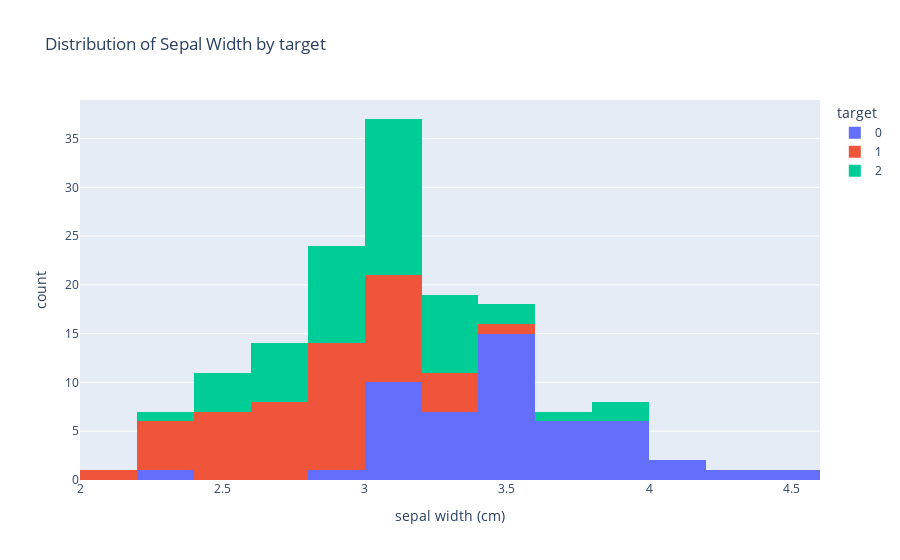

The notebook cell saved with this chart:
### Code cell
#  Interactive Histogram: Distribution of Sepal Width
fig_hist = px.histogram(df, x='sepal width (cm)', color='target',
                        nbins=20, title='Distribution of Sepal Width by target')
fig_hist.show()

### Figure 1 — Plotly figure (JSON) as saved in the notebook; plotly's stock layout.template omitted (floating-point values rounded to 4 significant figures)
{"data": [{"bingroup": "x", "hovertemplate": "target=0<br>sepal width (cm)=%{x}<br>count=%{y}<extra></extra>", "legendgroup": "0", "marker": {"color": "#636efa", "pattern": {"shape": ""}}, "name": "0", "nbinsx": 20, "orientation": "v", "showlegend": true, "type": "histogram", "x": [3.5, 3.0, 3.2, 3.1, 3.6, 3.9, 3.4, 3.4, 2.9, 3.1, 3.7, 3.4, 3.0, 3.0, 4.0, 4.4, 3.9, 3.5, 3.8, 3.8, 3.4, 3.7, 3.6, 3.3, 3.4, 3.0, 3.4, 3.5, 3.4, 3.2, 3.1, 3.4, 4.1, 4.2, 3.1, 3.2, 3.5, 3.6, 3.0, 3.4, 3.5, 2.3, 3.2, 3.5, 3.8, 3.0, 3.8, 3.2, 3.7, 3.3], "xaxis": "x", "yaxis": "y"}, {"bingroup": "x", "hovertemplate": "target=1<br>sepal width (cm)=%{x}<br>count=%{y}<extra></extra>", "legendgroup": "1", "marker": {"color": "#EF553B", "pattern": {"shape": ""}}, "name": "1", "nbinsx": 20, "orientation": "v", "showlegend": true, "type": "histogram", "x": [3.2, 3.2, 3.1, 2.3, 2.8, 2.8, 3.3, 2.4, 2.9, 2.7, 2.0, 3.0, 2.2, 2.9, 2.9, 3.1, 3.0, 2.7, 2.2, 2.5, 3.2, 2.8, 2.5, 2.8, 2.9, 3.0, 2.8, 3.0, 2.9, 2.6, 2.4, 2.4, 2.7, 2.7, 3.0, 3.4, 3.1, 2.3, 3.0, 2.5, 2.6, 3.0, 2.6, 2.3, 2.7, 3.0, 2.9, 2.9, 2.5, 2.8], "xaxis": "x", "yaxis": "y"}, {"bingroup": "x", "hovertemplate": "target=2<br>sepal width (cm)=%{x}<br>count=%{y}<extra></extra>", "legendgroup": "2", "marker": {"color": "#00cc96", "pattern": {"shape": ""}}, "name": "2", "nbinsx": 20, "orientation": "v", "showlegend": true, "type": "histogram", "x": [3.3, 2.7, 3.0, 2.9, 3.0, 3.0, 2.5, 2.9, 2.5, 3.6, 3.2, 2.7, 3.0, 2.5, 2.8, 3.2, 3.0, 3.8, 2.6, 2.2, 3.2, 2.8, 2.8, 2.7, 3.3, 3.2, 2.8, 3.0, 2.8, 3.0, 2.8, 3.8, 2.8, 2.8, 2.6, 3.0, 3.4, 3.1, 3.0, 3.1, 3.1, 3.1, 2.7, 3.2, 3.3, 3.0, 2.5, 3.0, 3.4, 3.0], "xaxis": "x", "yaxis": "y"}], "layout": {"barmode": "relative", "legend": {"title": {"text": "target"}, "tracegroupgap": 0}, "title": {"text": "Distribution of Sepal Width by target"}, "xaxis": {"anchor": "y", "domain": [0, 1], "title": {"text": "sepal width (cm)"}}, "yaxis": {"anchor": "x", "domain": [0, 1], "title": {"text": "count"}}}}
